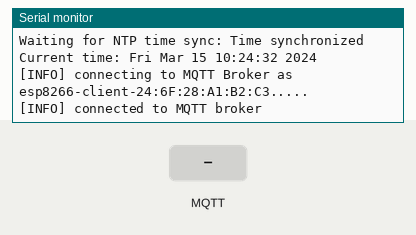
The sketch below on a simulated ESP8266 (NodeMCU). Shown: the last lines printed to the serial monitor. The inputs (shaded band) are chosen by the test bench. WiFi joins after 1.5 s; servers stay silent unless stated; the local clock reads 2024-03-15 10:24:30 at power-on unless the sketch sets it; no MQTT or app messages arrive unless stated.

Above: at 3.2 s.
3.3 s: MQTT message "1" arrives on the first subscribed topic
At 3.6 s:
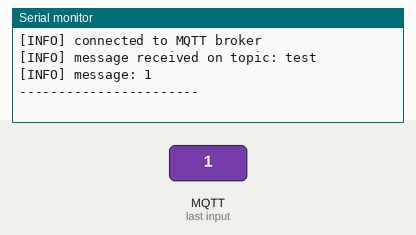
4.8 s: MQTT message "on" arrives on the first subscribed topic
At 6.0 s:
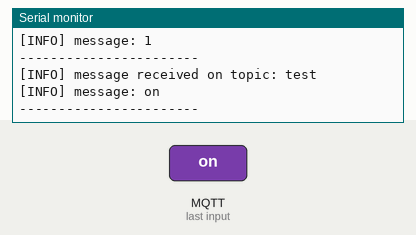
6.3 s: MQTT message "off" arrives on the first subscribed topic
At 7.1 s:
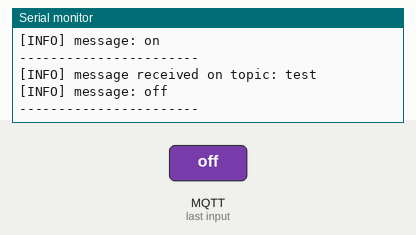

The sketch:

mqtt.ino
```cpp
#include <ESP8266WiFi.h>
#include <PubSubClient.h>
#include <time.h>

// WiFi credentials
const char* ssid = "KRAKKEN";
const char* password = "Angled-Agility2-Prism";

// MQTT Broker credentials
const int mqtt_port = 8883; // 8883
const char* mqtt_broker = "shostakovich-internal.bakken.io";
const char* mqtt_topic = "test";
const char* mqtt_username = "shostakovich-internal.bakken.io";
const char* mqtt_password = "<unused>";

// NTP Server settings
const char *ntp_server = "pool.ntp.org";  // Default NTP server
const long gmt_offset_sec = -28800;       // GMT offset in seconds (adjust for your time zone)
const int daylight_offset_sec = 3600;     // Daylight saving time offset in seconds

WiFiClientSecure espClient;
PubSubClient mqtt_client(espClient);

// SSL certificate for MQTT broker
const char ca_certificate[] = \
"-----BEGIN CERTIFICATE-----\n" \
"MIIDhjCCAm6gAwIBAgIUKB4oZ316T1t310FUiGklnC4XeaYwDQYJKoZIhvcNAQEL\n" \
"BQAwTDE7MDkGA1UEAwwyVExTR2VuU2VsZlNpZ25lZHRSb290Q0EgMjAyNC0wNS0w\n" \
"M1QxNTo1MDo1Mi44NTk4NTQxDTALBgNVBAcMBCQkJCQwHhcNMjQwNTAzMjI1MDUy\n" \
"WhcNMzQwNTAxMjI1MDUyWjBMMTswOQYDVQQDDDJUTFNHZW5TZWxmU2lnbmVkdFJv\n" \
"b3RDQSAyMDI0LTA1LTAzVDE1OjUwOjUyLjg1OTg1NDENMAsGA1UEBwwEJCQkJDCC\n" \
"ASIwDQYJKoZIhvcNAQEBBQADggEPADCCAQoCggEBAJRdQRW1NGru4L3LcaFyGb4/\n" \
"VST4dn6WmN593n/c6P8fYciEuRvvR5CN/YbKfx86lNA/C/ceoQ68dq/UWt2hu4we\n" \
"LHb4nfZTKdKWkWr8HuLEgWwn+bILglsTdb3twKnQZI6xRZjyL4ReLAr/jqPnZcRj\n" \
"hhMTW2Mbnc/ROuBEkgZ8Ds1sk7ZAJScQSWL7Q7wKB3HTgQYnvrtqrtA2xqoCFvzQ\n" \
"q3LUlwNq/O3aAq8A07VlllFq1zsBb5BX4dsX6t5+qE4nHyU7auh9DAY92c03ed2z\n" \
"IiP/sLSeRNmcZiDFshNnWvudb3uD4OBor3TpFoKscbQlVWSFwMBQXgkELGK4gNkC\n" \
"AwEAAaNgMF4wDwYDVR0TAQH/BAUwAwEB/zALBgNVHQ8EBAMCAQYwHQYDVR0OBBYE\n" \
"FCcJTnwbY90x15tHjRXIUB7x1cQJMB8GA1UdIwQYMBaAFCcJTnwbY90x15tHjRXI\n" \
"UB7x1cQJMA0GCSqGSIb3DQEBCwUAA4IBAQAdyTcYTnIQq4Oe65X9BSZxgp7+rp67\n" \
"unWMU2+LJAu9FSzdv6wflnsrX/+c2f6V3FTs1KoleanP0BMkjXtVZfglQmF2L4E0\n" \
"/LuA5FjSh+BZ29BnTUL6/pmoiQ1huUj/9cy5NRubupvGk1TLaHKDzmKPK8KIci9O\n" \
"ZZ9+GSWT4aKjRR/cpRMdDT+GQ33vI4xrzfVp359gojlGvaLm14+K5rlT4SQwg+y2\n" \
"xijUMSAG1bEgmK5O8u4So+gPdsb3XZr92hKZFKBrdCIizhB8VzWUBFwXjtH4SCaK\n" \
"TxaRt44Wd/2L6GdKYfLa8VHnUSefu/5GR1XyTw/Ue3sJq8Itgr///Es1\n" \
"-----END CERTIFICATE-----\n";

const char client_certificate[] = \
"-----BEGIN CERTIFICATE-----\n" \
"MIID6DCCAtCgAwIBAgIBBDANBgkqhkiG9w0BAQsFADBMMTswOQYDVQQDDDJUTFNH\n" \
"ZW5TZWxmU2lnbmVkdFJvb3RDQSAyMDI0LTA1LTAzVDE1OjUwOjUyLjg1OTg1NDEN\n" \
"MAsGA1UEBwwEJCQkJDAeFw0yNDA1MDUxNDIyNDVaFw0zNDA1MDMxNDIyNDVaMDsx\n" \
"KDAmBgNVBAMMH3Nob3N0YWtvdmljaC1pbnRlcm5hbC5iYWtrZW4uaW8xDzANBgNV\n" \
"BAoMBmNsaWVudDCCASIwDQYJKoZIhvcNAQEBBQADggEPADCCAQoCggEBAMcjP3c7\n" \
"nK5YIbe87SNROMFStHajBKXkDRyZBtRe1WRmeLOetCsMsq1inWS7bgBaMwPYk3jj\n" \
"lKXBVOsQ7qMpMipZaNmAW/9/AzowXLfk2Glw7EkAhPwc9xpvA/1reZbxJQxGU/UT\n" \
"Pwjpdc0q4CCvgOkw70ssPSIRtyrbJk15zevFY6WTzuhpwWssjPpvIioFIENKX/y3\n" \
"uaL7mzxUnCH3WgfZ3AO8h/NAKklruSvZmOAmreSX1cmp8R0Zs92GGe2nHNm+jOB6\n" \
"dPc21oZPHa4GBiYMU0E4rvWXiWS1PGyDjBrNpULpfcdq6y3UEGzi84650G0pczIB\n" \
"75Vgo0WdbvQ92PkCAwEAAaOB5TCB4jAJBgNVHRMEAjAAMAsGA1UdDwQEAwIFoDAT\n" \
"BgNVHSUEDDAKBggrBgEFBQcDAjBABgNVHREEOTA3gh9zaG9zdGFrb3ZpY2gtaW50\n" \
"ZXJuYWwuYmFra2VuLmlvgglQUk9LT0ZJRVaCCWxvY2FsaG9zdDAxBgNVHR8EKjAo\n" \
"MCagJKAihiBodHRwOi8vY3JsLXNlcnZlcjo4MDAwL2Jhc2ljLmNybDAdBgNVHQ4E\n" \
"FgQUQfmH+6UnqJ5nIQeAsgPBIeEGLj8wHwYDVR0jBBgwFoAUJwlOfBtj3THXm0eN\n" \
"FchQHvHVxAkwDQYJKoZIhvcNAQELBQADggEBAEkKgJpbBw9VIqHTn5csZRnVBPSV\n" \
"UKVOOTS0g+wgwgcQiBaOAlW/nPluTPrnIKWv2/lGlK1vP8r+ruzj6g9KxkEDWlww\n" \
"dFfyGXY7Kvf5tlbZ4itrEW7O3UnsQrcwOLLyAs7NRo9rQNYt2IsZjBbGu+PF0ajf\n" \
"lJwTq8b3hWGBry4IN/gOyX4tStnUTNVpugFdUoHPRpRWKI5mf5UtMbG/m6GoHNiS\n" \
"H/8BAkh1pufbPwXL/BQWqFeBEfJAQXu4o4X8p9bjj7mSxFxx1WdB2qtLAXYBzdC2\n" \
"FrsMbcJbvgUXL1YSWYJdm591NHJu6rTzGhl+Led3d2Sl5oVAKTd9Nqx1RSY=\n" \
"-----END CERTIFICATE-----\n";

const char client_key[] = \
"-----BEGIN PRIVATE KEY-----\n" \
"MIIEvQIBADANBgkqhkiG9w0BAQEFAASCBKcwggSjAgEAAoIBAQDHIz93O5yuWCG3\n" \
"vO0jUTjBUrR2owSl5A0cmQbUXtVkZniznrQrDLKtYp1ku24AWjMD2JN445SlwVTr\n" \
"EO6jKTIqWWjZgFv/fwM6MFy35NhpcOxJAIT8HPcabwP9a3mW8SUMRlP1Ez8I6XXN\n" \
"KuAgr4DpMO9LLD0iEbcq2yZNec3rxWOlk87oacFrLIz6byIqBSBDSl/8t7mi+5s8\n" \
"VJwh91oH2dwDvIfzQCpJa7kr2ZjgJq3kl9XJqfEdGbPdhhntpxzZvozgenT3NtaG\n" \
"Tx2uBgYmDFNBOK71l4lktTxsg4wazaVC6X3Haust1BBs4vOOudBtKXMyAe+VYKNF\n" \
"nW70Pdj5AgMBAAECggEACYStSWkvhYPP5MTiftAoitEFsC/9jmJWoBnOYkNAJuLg\n" \
"/RDmYrJiLfhrNn/g86JcEuB8uAgEuGGDyhKOnXzgGXcZlF/WxeEPye262M1W7L9J\n" \
"g/nC4XwO8ZQB2FCVSLow/6Oy6qFnX2ktSMe2W8mXu02r+mdcaq73FtTPwV9DkPPS\n" \
"R//9boc0bMrjED89mPDp1JsnuOHkVVxFYBhlmLmIWPHW7Y9lsLMfmdbKKnRWs4n9\n" \
"UQU2kszTqTROMt2DXO37mc2UAbLktRWEiGAGbukaJVbyGxuROmeL+BZPY9noDwoK\n" \
"6KHpUGnNfGEVMYHoZNMr5qG0WDU6IuiW5SutaKtyawKBgQDkjaLyB2CnQRGMEzHY\n" \
"Cn9Zm/cFvEu6ZSsHwuG8hR0voTCeck6vhM8tdWNChNAC7dbci46oy5L6JnTWzfjb\n" \
"CV1FJ1TANavdwBGynnfMt7SqQQxfgIs79Zo0erS0FOezQw1qkxdwmsuFPxzxI/QI\n" \
"5iQ7u98ISltwqcF9ct9benzi9wKBgQDfDUtrHjHYavf/IqC4JkOOtkhAi+JwKcir\n" \
"on4ivSnXKsh4LBsUXjGLmlhOq2jIAywTTFNKqD83hdOy//dN+Xev6jdPR7mYZvnb\n" \
"oS+icjVStJIpHSy/X4sNG9SwiYSQJ2HsldjWwrLwPDmMLLB81/Acx2NtUqlzWGsl\n" \
"hBPMRAg3jwKBgCsoD4eyGu8aG00e5r+Lo+Zwy+E6X/ZPWiO6CdQGMq+muT6CCRed\n" \
"dV15GAgcegbDkFnOxF5dKmCv2EojVIVPrFv9hERTHiPeO7lFsQtn+OZZKBP0etYU\n" \
"l0yniu2iMOoplCP2qGtr31hGxZlHF7KCen8JB6FSIRgSBeZBRanJZEGbAoGARHJg\n" \
"9WMTqrTQm3N13GypiI65R01l1EOON9UqXeCsiUGwuOfX+30YOR3JAYMqKU6H5Pgk\n" \
"CyHsHE6t8x0HN99Y8huuk16QPotDGzmwU2o2oMWWoJU6WROpqQEkWHQqwM3FCAPH\n" \
"wceHf58Ljc9c7UKahUpOYYrfQu0cHCwWozUxTFMCgYEA2KQu/X+3pt5KRUBs/I1F\n" \
"wjno+vpzNTbZX+xXDm3C9Perk07Zg3W5JKC3b1HzwLNb9K1O6MCG387ejvxcmlun\n" \
"4jCLKKxHys/b4q1QoBFb0VXmAlE2HDQ2CfX8vaCmviwVSo7CRAyRJOQm2jy76LO5\n" \
"npYOmoOCasbanYfuVhRj/eA=\n" \
"-----END PRIVATE KEY-----\n";

BearSSL::X509List serverTrustedCA(ca_certificate);
BearSSL::X509List clientRsaCert(client_certificate);
BearSSL::PrivateKey clientPrivateKey(client_key);

// Function declarations
void connectToWiFi();

void connectToMQTT();

void syncTime();

void mqttCallback(char *topic, byte *payload, unsigned int length);

void setup() {
    Serial.begin(115200);
    connectToWiFi();
    syncTime();  // X.509 validation requires synchronization time
    mqtt_client.setServer(mqtt_broker, mqtt_port);
    mqtt_client.setCallback(mqttCallback);
    connectToMQTT();
}

void connectToWiFi() {
    WiFi.begin(ssid, password);
    while (WiFi.status() != WL_CONNECTED) {
        delay(1000);
        Serial.println("[INFO] connecting to WiFi...");
    }
    Serial.println("[INFO] connected to the WiFi network, IP address:");
    Serial.println(WiFi.localIP());
    Serial.println("[INFO] DNS ip address:");
    Serial.println(WiFi.dnsIP());
}

void syncTime() {
    configTime(gmt_offset_sec, daylight_offset_sec, ntp_server);
    Serial.print("Waiting for NTP time sync: ");
    while (time(nullptr) < 8 * 3600 * 2) {
        delay(1000);
        Serial.print(".");
    }
    Serial.println("Time synchronized");
    struct tm timeinfo;
    if (getLocalTime(&timeinfo)) {
        Serial.print("Current time: ");
        Serial.println(asctime(&timeinfo));
    } else {
        Serial.println("Failed to obtain local time");
    }
}

void connectToMQTT() {
    espClient.setTrustAnchors(&serverTrustedCA);
    espClient.setClientRSACert(&clientRsaCert, &clientPrivateKey);
    while (!mqtt_client.connected()) {
        String client_id = "esp8266-client-" + String(WiFi.macAddress());
        Serial.printf("[INFO] connecting to MQTT Broker as %s.....\n", client_id.c_str());
        // if (mqtt_client.connect(client_id.c_str(), mqtt_username, mqtt_password)) {
        if (mqtt_client.connect(client_id.c_str())) {
            Serial.println("[INFO] connected to MQTT broker");
            mqtt_client.subscribe(mqtt_topic);
            // Publish message upon successful connection
            mqtt_client.publish(mqtt_topic, "Hi RabbitMQ I'm ESP8266 ^^");
        } else {
            char err_buf[128];
            espClient.getLastSSLError(err_buf, sizeof(err_buf));
            Serial.print("[ERROR] failed to connect to MQTT broker, rc=");
            Serial.println(mqtt_client.state());
            Serial.print("[ERROR] SSL error: ");
            Serial.println(err_buf);
            delay(5000);
        }
    }
}

void mqttCallback(char *topic, byte *payload, unsigned int length) {
    Serial.print("[INFO] message received on topic: ");
    Serial.println(topic);
    Serial.print("[INFO] message: ");
    for (int i = 0; i < length; i++) {
        Serial.print((char) payload[i]);
    }
    Serial.println();
    Serial.println("-----------------------");
}

void loop() {
    if (!mqtt_client.connected()) {
        connectToMQTT();
    }
    mqtt_client.loop();
}
```

Measured:
- after the input at 3.3 s, the serial monitor: prints a new line at once (image 1)
- after the input at 4.8 s, the serial monitor: prints a new line at once (image 2)
- after the input at 6.3 s, the serial monitor: prints a new line at once (image 3)
